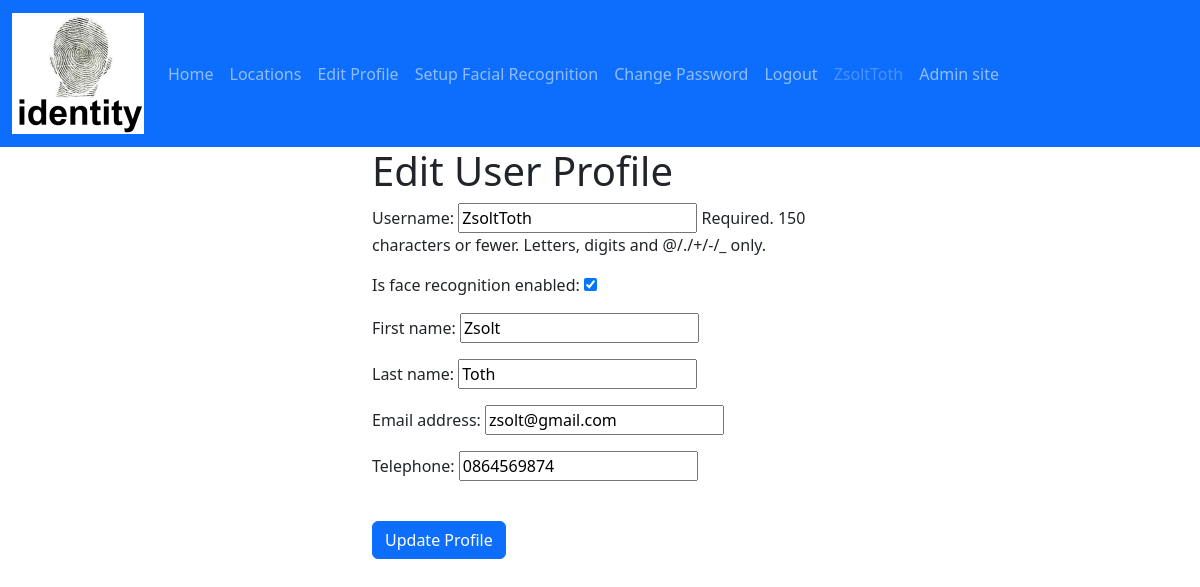
/edit_user_profile/ (signed in), run on the app's committed database.
### identity/models.py (models this page shows, shortened)
class UserAccount(AbstractUser):
    is_face_recognition_enabled = models.BooleanField(default=False)
    is_twin = models.BooleanField(default=False)
    telephone = models.CharField(max_length=20, blank=True)

### identity/views.py (the view)
# urls.py: path('edit_user_profile/', UserEditView.as_view(), name="edit_user_profile"),
class UserEditView(LoginRequiredMixin, generic.UpdateView):
    form_class = UserChangeForm
    template_name = 'user-accounts/edit-user-profile.html'
    success_url = reverse_lazy('edit_user_profile')
    def get_object(self):
        return self.request.user

### identity/forms.py
class UserChangeForm(ModelForm):
    class Meta:
        model = UserAccount
        fields = {'username', 'first_name', 'last_name', 'email', 'telephone', 'is_face_recognition_enabled'}
        field_classes = {'username': UsernameField}
    def __init__(self, *args, **kwargs):
        super().__init__(*args, **kwargs)
        user_permissions = self.fields.get('user_permissions')
        if user_permissions:
            user_permissions.queryset = user_permissions.queryset.select_related('content_type')

### identity/templates/user-accounts/edit-user-profile.html (shortened to what this page needs)
{% extends "master.html" %}
{% load static %}
{% block content %}
  <form method="post">
    <div class="container" style="width: 30rem;">
      <h1>Edit User Profile</h1>
      <div class="form-group">
        {{ form.as_p }}
        <br/>
        <button class="btn btn-primary" type="submit">Update Profile</button>
      </div>
    </div>
  </form>
{% endblock content %}

### identity/templates/master.html (shortened to what this page needs)
{% load static %}
<!DOCTYPE html>
<html lang="en">
    <head>
        <link href="https://cdn.jsdelivr.net/npm/bootstrap@5.2.2/dist/css/bootstrap.min.css"
              rel="stylesheet"
/>
    </head>
    <body>
        <header>
            <nav class="navbar navbar-expand-lg navbar-dark bg-primary">
                <div class="container-fluid">
                    <a class="navbar-brand" href="/">
                        <img src="{% static 'img/identity-logo.png' %}" alt="Identity Logo"/>
                    </a>
                    <div class="collapse navbar-collapse" id="navbarColor01">
                        <ul class="navbar-nav me-auto">
                            <li class="nav-item active">
                                <a class="nav-link" href="/">Home
                                </a>
                            </li>
                            {% if user.is_authenticated %}
                                <li class="nav-item">
                                    <a class="nav-link" href="{% url 'locations' %}">Locations</a>
                                </li>
                                <li class="nav-item">
                                    <a class="nav-link" href="{% url 'edit_user_profile' %}">Edit Profile</a>
                                </li>
                                <li class="nav-item">
                                    <a class="nav-link" href="{% url 'setup_facial_recognition' %}">Setup Facial Recognition</a>
                                </li>
                                <li class="nav-item">
                                    <a class="nav-link" href="{% url 'change_password' %}">Change Password</a>
                                </li>
                                <li class="nav-item">
                                    <a class="nav-link" href="{% url 'logout' %}">Logout</a>
                                </li>
                                <li class="nav-item">
                                    <span class="nav-link disabled">{{ user.get_username }}</span>
                                </li>
                            {% else %}
                                <li class="nav-item">
                                    <a class="nav-link" href="{% url 'login' %}">Login</a>
                                </li>
                            {% endif %}
                            <li class="nav-item">
                                <a class="nav-link" href="{% url 'admin:index' %}">Admin site</a>
                            </li>
                        </ul>
                    </div>
                </div>
            </nav>
        </header>
        <div class="container">
            <div class="row">
                <main>
                    {% block content %}
                    {% endblock content %}
                </main>
            </div>
        </div>
    </body>
</html>

### data on the page
UserAccount: get_username "ZsoltToth", username "ZsoltToth", is_face_recognition_enabled "☑", first_name "Zsolt", last_name "Toth", email "zsolt@gmail.com", telephone "0864569874"
